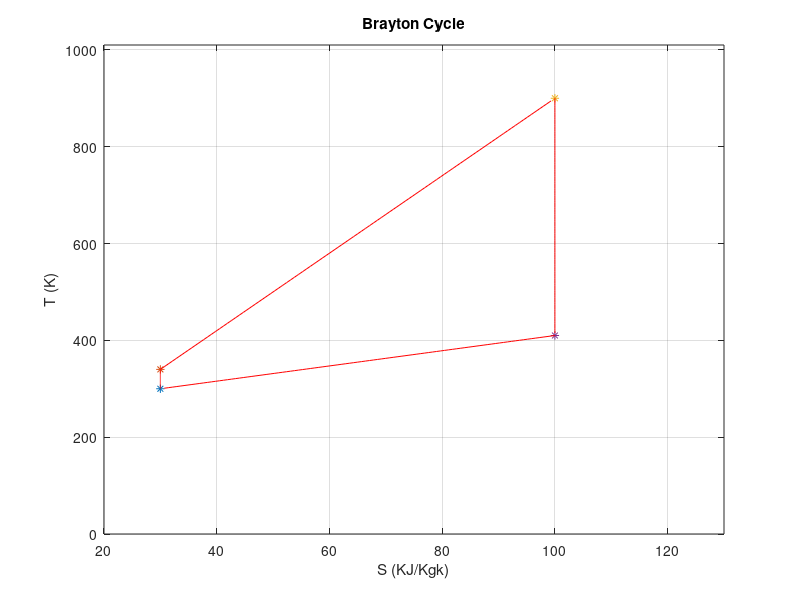

Source code (MATLAB):
clc
clear all 
close all 


K=1.4;
R=8.314;
cp=(R*K)/(K-1);

M=100;

T1(1)=300;
T2(1)=340;
T3(1)=900;
T4(1)=410;

S1(1)=30;
S2(1)=30;
S3(1)=100;
S4(1)=100;


deltaS1=(S2(1)-S1(1))/M;
S1(1)=30;
for i=1:M-1;
    S1(i+1)=S1(i)+deltaS1;
end
deltaS2=(S3(1)-S2(1))/M;
S2(1)=30;
for i=1:M-1;
    S2(i+1)=S2(i)+deltaS2;
end
S3(1)=100;
deltaS3=(S4(1)-S3(1))/M;
for i=1:M-1;
    S3(i+1)=S3(i)-deltaS3;
end
S4(1)=100;
deltaS4=(S1(1)-S4(1))/M;
for i=1:M-1;
    S4(i+1)=S4(i)+deltaS4;
end

deltaT1=(T2(1)-T1(1))/M;
for i=1:M-1;
    T1(i+1)=T1(i)+deltaT1;
end
deltaT2=(T3(1)-T2(1))/M;
for i=1:M-1;
    T2(i+1)=T2(i)+deltaT2;
end
deltaT3=(T4(1)-T3(1))/M;
for i=1:M-1;
    T3(i+1)=T3(i)+deltaT3;
end
deltaT4=(T1(1)-T4(1))/M;
for i=1:M-1;
    T4(i+1)=T4(i)+deltaT4;
end

P1(1)=1;
P2(1)=16;
P3(1)=16;
P4(1)=1;

deltaP1=(P2(1)-P1(1))/M;
for i=1:M-1;
    P1(i+1)=P1(i)+deltaP1;
end
deltaP2=(P3(1)-P2(1))/M;
for i=1:M-1;
    P2(i+1)=P2(i)+deltaP2;
end
deltaP3=(P4(1)-P3(1))/M;
for i=1:M-1;
    P3(i+1)=P3(i)-deltaP3;
end
deltaP4=(P1(1)-P4(1))/M;
for i=1:M-1;
    P4(i+1)=P4(i)-deltaP4;
end

V1(1)=(R*T1(1))/P1(1);
V2(1)=(R*T2(1))/P2(1);
V3(1)=(R*T3(1))/P3(1);
V4(1)=(R*T4(1))/P4(1);

deltaV1=(V2(1)-V1(1))/M;
for i=1:M-1;
    V1(i+1)=(R*T1(i+1))/P1(i+1);
end
deltaV2=(V3(1)-V2(1))/M;
for i=1:M-1;
    V2(i+1)=(R*T2(i+1))/P2(i+1);
end
deltaV3=(V4(1)-V3(1))/M;
for i=1:M-1;
    V3(i+1)=(R*T3(i+1))/P3(i+1);
end
deltaV4=(V1(1)-V4(1))/M;
for i=1:M-1;
    V4(i+1)=(R*T4(i+1))/P4(i+1);
end

plot(S1(1),T1(1),'*');
hold on;
plot(S2(1),T2(1),'*');
hold on;
plot(S3(1),T3(1),'*');
hold on;
plot(S4(1),T4(1),'*');
hold on
plot(S1(1:M),T1(1:M),'r-');
hold on
plot(S2(1:M),T2(1:M),'r-');
hold on
plot(S3(1:M),T3(1:M),'r-');
hold on
plot(S4(1:M),T4(1:M),'r-');
grid on


xlabel('S (KJ/Kgk)')
ylabel('T (K)')
set(gca,'XLim',[(S1(1)-10) (S2(1)+100)],'YLim',[0 (T4(1)+600)])
title('Brayton Cycle')
Efficiency=1-T1(1)/T2(1)
Efficiency1=1-(P1(1)/P2(1))^((K-1)/(K))